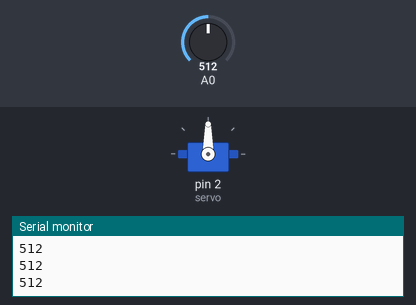
Bench run of a sketch on a simulated Arduino Uno, built with avr-gcc and run on an emulated ATmega328P. On the bench: servo, the last lines printed to the serial monitor. The inputs (shaded band) are chosen by the test bench; at power-on: A0 = 512.

Above: at 2.2 s.
2.3 s: A0 set to 716
At 3.4 s:
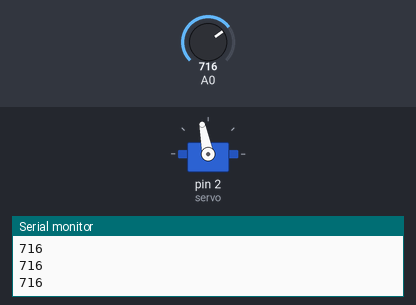
3.8 s: A0 set to 1023
At 4.8 s:
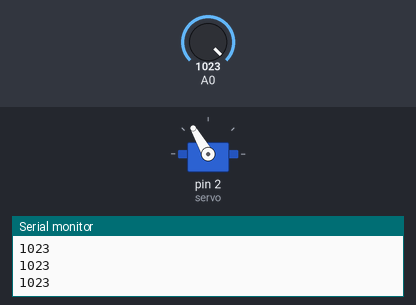
5.3 s: A0 set to 306
At 6.2 s:
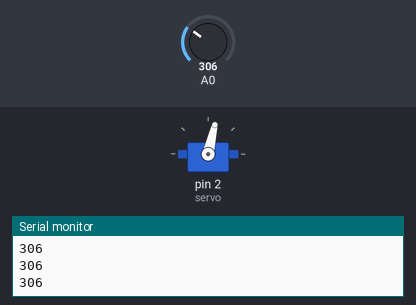
Timing chart, 0 to 8.3 s (numbered marks = the images above; inputs shaded):
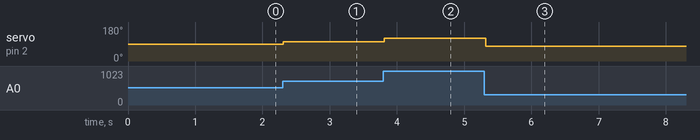

Measured:
- after the input at 2.3 s, servo on pin 2 (servo): 90° → 101° at once
- after the input at 3.8 s, servo on pin 2 (servo): 101° → 120° at once
- after the input at 5.3 s, servo on pin 2 (servo): 120° → 77° at once

The sketch:

_1.ino
```cpp
#include <Servo.h>

Servo servo;

void setup()
{
  servo.attach(2);
  Serial.begin(9600);
  servo.write(90);
  delay(1000);
}

void loop()
{
  int ad_in = 0;
  int angle = 0;
  ad_in = analogRead(A0);

  Serial.println(ad_in);

  angle = map(ad_in,0,1023,60,120);

  servo.write(angle);
  delay(100);
}
```
